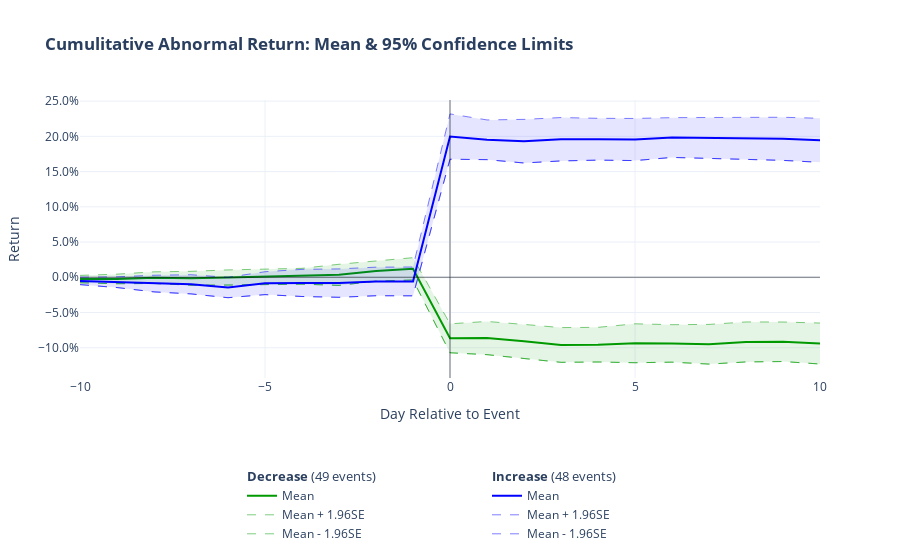

Notebook code for this chart:
### Code cell
plot_joint_mean_car(
    result_one, 
    result_two, 
    name_one='Increase', 
    name_two='Decrease')

### Figure 1 — Plotly figure (JSON) as saved in the notebook; plotly's stock layout.template omitted (floating-point values rounded to 4 significant figures)
{"data": [{"legendgroup": "group2", "legendgrouptitle": {"text": "<b>Decrease</b> (49 events)"}, "line": {"color": "rgb(0, 153, 0)"}, "mode": "lines", "name": "Mean", "showlegend": true, "type": "scatter", "x": [-10, -9, -8, -7, -6, -5, -4, -3, -2, -1, 0, 1, 2, 3, 4, 5, 6, 7, 8, 9, 10], "y": [-0.00253, -0.002352, -0.0005474, -0.001383, -0.0002742, 0.0007945, 0.001476, 0.003489, 0.009048, 0.01199, -0.08658, -0.08623, -0.09094, -0.09604, -0.09562, -0.09364, -0.09385, -0.09503, -0.09176, -0.0915, -0.094]}, {"legendgroup": "group2", "legendgrouptitle": {"text": "<b>Decrease</b> (49 events)"}, "line": {"color": "rgba(0, 153, 0, 0.5)", "dash": "dash", "width": 1}, "mode": "lines", "name": "Mean + 1.96SE", "showlegend": true, "type": "scatter", "x": [-10, -9, -8, -7, -6, -5, -4, -3, -2, -1, 0, 1, 2, 3, 4, 5, 6, 7, 8, 9, 10], "y": [0.002692, 0.004429, 0.007714, 0.008446, 0.01048, 0.01176, 0.0127, 0.01848, 0.02362, 0.02782, -0.06603, -0.06266, -0.06688, -0.07138, -0.07103, -0.06603, -0.06726, -0.06687, -0.06339, -0.06346, -0.06492]}, {"fill": "tonextx", "fillcolor": "rgba(0, 153, 0,0.1)", "legendgroup": "group2", "legendgrouptitle": {"text": "<b>Decrease</b> (49 events)"}, "line": {"color": "rgba(0, 153, 0, 0.5)", "dash": "dash", "width": 1}, "mode": "lines", "name": "ShadedArea", "showlegend": false, "type": "scatter", "x": [-10, -9, -8, -7, -6, -5, -4, -3, -2, -1, 0, 1, 2, 3, 4, 5, 6, 7, 8, 9, 10], "y": [-0.007751, -0.009134, -0.008809, -0.01121, -0.01103, -0.01017, -0.009745, -0.0115, -0.005524, -0.003837, -0.1071, -0.1098, -0.115, -0.1207, -0.1202, -0.1213, -0.1204, -0.1232, -0.1201, -0.1195, -0.1231]}, {"legendgroup": "group2", "legendgrouptitle": {"text": "<b>Decrease</b> (49 events)"}, "line": {"color": "rgba(0, 153, 0, 0.5)", "dash": "dash", "width": 1}, "mode": "lines", "name": "Mean - 1.96SE", "showlegend": true, "type": "scatter", "x": [-10, -9, -8, -7, -6, -5, -4, -3, -2, -1, 0, 1, 2, 3, 4, 5, 6, 7, 8, 9, 10], "y": [-0.007751, -0.009134, -0.008809, -0.01121, -0.01103, -0.01017, -0.009745, -0.0115, -0.005524, -0.003837, -0.1071, -0.1098, -0.115, -0.1207, -0.1202, -0.1213, -0.1204, -0.1232, -0.1201, -0.1195, -0.1231]}, {"legendgroup": "group1", "legendgrouptitle": {"text": "<b>Increase</b> (48 events)"}, "line": {"color": "rgb(0, 0, 255)"}, "mode": "lines", "name": "Mean", "showlegend": true, "type": "scatter", "x": [-10, -9, -8, -7, -6, -5, -4, -3, -2, -1, 0, 1, 2, 3, 4, 5, 6, 7, 8, 9, 10], "y": [-0.005119, -0.006913, -0.008918, -0.009972, -0.0145, -0.008355, -0.008015, -0.008249, -0.005908, -0.005857, 0.1997, 0.1951, 0.1931, 0.1959, 0.1959, 0.1955, 0.1983, 0.1974, 0.1968, 0.1965, 0.1944]}, {"legendgroup": "group1", "legendgrouptitle": {"text": "<b>Increase</b> (48 events)"}, "line": {"color": "rgba(0, 0, 255, 0.5)", "dash": "dash", "width": 1}, "mode": "lines", "name": "Mean + 1.96SE", "showlegend": true, "type": "scatter", "x": [-10, -9, -8, -7, -6, -5, -4, -3, -2, -1, 0, 1, 2, 3, 4, 5, 6, 7, 8, 9, 10], "y": [0.0001659, 0.0007341, 0.002899, 0.003627, -1.979e-05, 0.007877, 0.01124, 0.0119, 0.01435, 0.0146, 0.2319, 0.2233, 0.2241, 0.2267, 0.2256, 0.2254, 0.2265, 0.2264, 0.2264, 0.2271, 0.2256]}, {"fill": "tonextx", "fillcolor": "rgba(0, 0, 255,0.1)", "legendgroup": "group1", "legendgrouptitle": {"text": "<b>Increase</b> (48 events)"}, "line": {"color": "rgba(0, 0, 255, 0.5)", "dash": "dash", "width": 1}, "mode": "lines", "name": "ShadedArea", "showlegend": false, "type": "scatter", "x": [-10, -9, -8, -7, -6, -5, -4, -3, -2, -1, 0, 1, 2, 3, 4, 5, 6, 7, 8, 9, 10], "y": [-0.0104, -0.01456, -0.02074, -0.02357, -0.02899, -0.02459, -0.02727, -0.0284, -0.02617, -0.02631, 0.1675, 0.1669, 0.1622, 0.1651, 0.1662, 0.1656, 0.1701, 0.1683, 0.1673, 0.1659, 0.1632]}, {"legendgroup": "group1", "legendgrouptitle": {"text": "<b>Increase</b> (48 events)"}, "line": {"color": "rgba(0, 0, 255, 0.5)", "dash": "dash", "width": 1}, "mode": "lines", "name": "Mean - 1.96SE", "showlegend": true, "type": "scatter", "x": [-10, -9, -8, -7, -6, -5, -4, -3, -2, -1, 0, 1, 2, 3, 4, 5, 6, 7, 8, 9, 10], "y": [-0.0104, -0.01456, -0.02074, -0.02357, -0.02899, -0.02459, -0.02727, -0.0284, -0.02617, -0.02631, 0.1675, 0.1669, 0.1622, 0.1651, 0.1662, 0.1656, 0.1701, 0.1683, 0.1673, 0.1659, 0.1632]}], "layout": {"legend": {"entrywidth": 200, "orientation": "h", "tracegroupgap": 50, "traceorder": "grouped", "x": 0.55, "xanchor": "center", "y": -0.3}, "shapes": [{"line": {"color": "rgba(0, 0,0, 0.5)", "width": 1}, "type": "line", "x0": 0, "x1": 0, "xref": "x", "y0": 0, "y1": 1, "yref": "y domain"}, {"line": {"color": "rgba(0, 0,0, 0.5)", "width": 1}, "type": "line", "x0": 0, "x1": 1, "xref": "x domain", "y0": 0, "y1": 0, "yref": "y"}], "title": {"text": "<b>Cumulitative Abnormal Return: Mean & 95% Confidence Limits</b><br>"}, "xaxis": {"title": {"text": "Day Relative to Event"}}, "yaxis": {"tickformat": ",.1%", "title": {"text": "Return"}}}}
